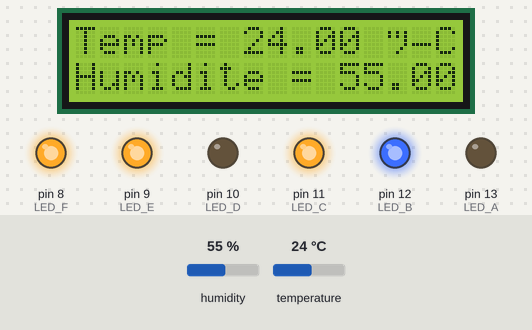
The sketch below on a simulated Arduino Uno, built with avr-gcc and run on an emulated ATmega328P. Parts: 16×2 character LCD, output pins drawn as LEDs (lit = HIGH). The inputs (shaded band) are chosen by the test bench; at power-on: humidity 55 %, temperature 24 °C.

Above: at 1.2 s.
1.3 s: humidity set to 31 %
At 3.1 s:
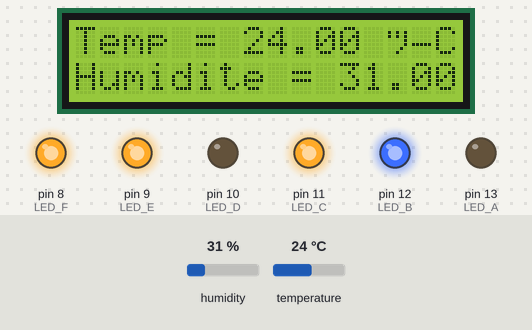
4.0 s: humidity set to 28 %
At 5.6 s:
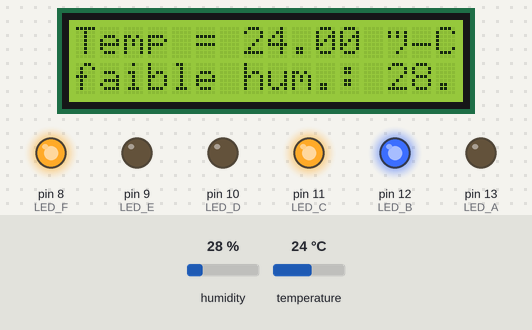
6.7 s: temperature set to 21 °C
At 9.4 s:
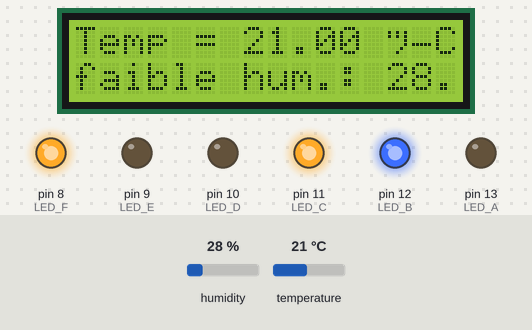
9.7 s: temperature set to 18 °C
At 11.5 s:
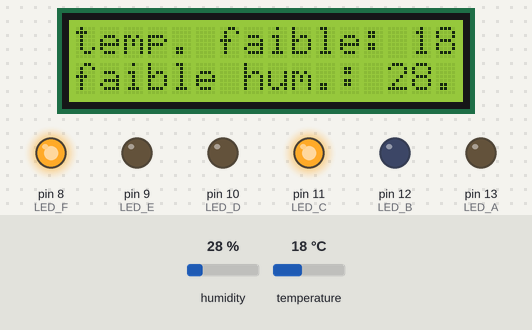
12.4 s: humidity set to 40 %
At 15.0 s:
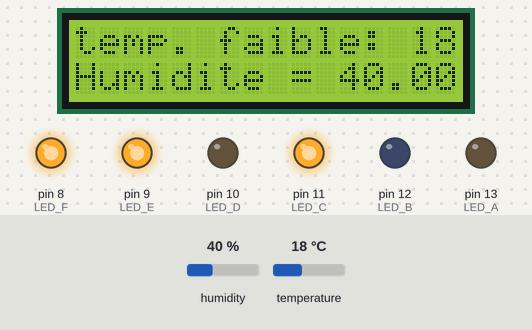
15.9 s: temperature set to 33 °C
At 16.9 s:
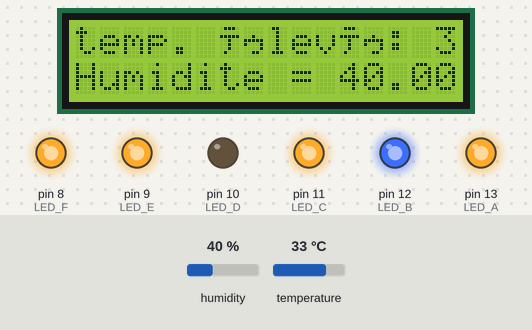
Timing chart, 0 to 18.9 s (numbered marks = the images above; inputs shaded):
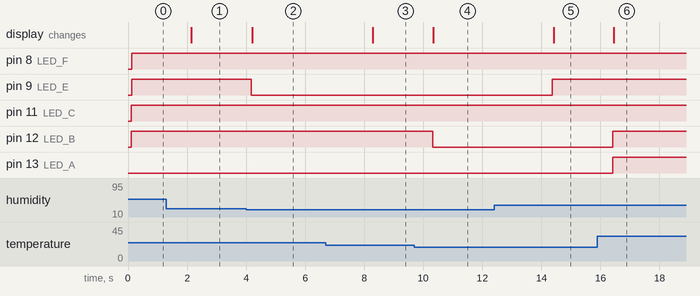

The sketch:

EtnaThermOs.ino
```cpp
#include "DHT.h"
#include "LiquidCrystal_I2C.h"
#include  "Wire.h"

#define DHTPIN 2
#define DHTTYPE DHT11
#define LED_A 13
#define LED_B 12
#define LED_C 11
#define LED_D 10
#define LED_E 9
#define LED_F 8


DHT dht(DHTPIN, DHTTYPE);
LiquidCrystal_I2C lcd(0x27,  16, 2);

void setup()
{
  dht.begin();
  lcd.init();
  lcd.backlight();
  pinMode(LED_A, OUTPUT);
  pinMode(LED_B, OUTPUT);
  pinMode(LED_C, OUTPUT);
  pinMode(LED_D, OUTPUT);
  pinMode(LED_E, OUTPUT);
  pinMode(LED_F, OUTPUT);

}

void loop() {
  lcd.setCursor(0,0);
  if (dht.readTemperature() >= 30 ) { lcd.println("temp. élevé: " + String(dht.readTemperature())+" %"); }
  else if (dht.readTemperature() < 20 ) { lcd.println("temp. faible: " + String(dht.readTemperature())+" %");  }
  else lcd.println("Temp = " + String(dht.readTemperature())+" °C");


  if (dht.readTemperature() >= 0 ) { digitalWrite(11, HIGH); }
  else {digitalWrite(11, LOW);}

  if (dht.readTemperature() >= 20 ) { digitalWrite(12, HIGH);}
  else {digitalWrite(12, LOW);}

  if ( dht.readTemperature() >= 30 ) { digitalWrite(13, HIGH); }
  else {digitalWrite(13, LOW);}

// __________________________________________________________________________________________________________________________________________________

  lcd.setCursor(0,1);
  if (dht.readHumidity() >= 70 ) { lcd.println("forte hum.: " + String(dht.readHumidity())+" %"); }
  else if (dht.readHumidity() < 30 ) { lcd.println("faible hum.: " + String(dht.readHumidity())+" %");  }
  else {lcd.println("Humidite = " + String(dht.readHumidity())+" %");}

  if (dht.readHumidity() >= 0 ) { digitalWrite(8, HIGH); }
  else { digitalWrite(8, LOW);}

  if (dht.readHumidity() >= 30 ) { digitalWrite(9, HIGH); }
  else { digitalWrite(9, LOW); }

  if ( dht.readHumidity() >= 70 ) { digitalWrite(10, HIGH); }
  else { digitalWrite(10, LOW); }

}
```

Measured:
- the behaviour switches between 30 and 29 % on humidity (found by bisection; images 1 and 2)
- the behaviour switches between 20 and 19 °C on temperature (found by bisection; images 3 and 4)
- after the input at 1.3 s, the display: changes after 0.85 s (image 1)
- after the input at 4.0 s, pin 9 (LED_E): HIGH → LOW after 0.17 s; the display: changes after 0.21 s (image 2)
- after the input at 6.7 s, the display: changes after 1.6 s (image 3)
- after the input at 9.7 s, pin 12 (LED_B): HIGH → LOW after 0.62 s; the display: changes after 0.64 s (image 4)
- after the input at 12.4 s, pin 9 (LED_E): LOW → HIGH after 2.0 s; the display: changes after 2.0 s (image 5)
- after the input at 15.9 s, pin 12 (LED_B), pin 13 (LED_A): LOW → HIGH after 0.52 s; the display: changes after 0.56 s (image 6)
